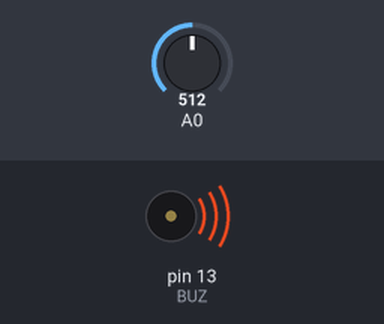
The sketch below on a simulated Arduino Uno, built with avr-gcc and run on an emulated ATmega328P. Parts: buzzer (waves = sounding). Inputs (shaded band) come from the test bench; at power-on: A0 = 512.

Above: at 1.2 s.
1.3 s: A0 set to 0
At 2.2 s:
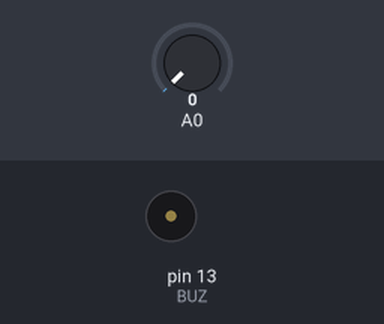
2.8 s: A0 set to 122
At 3.4 s:
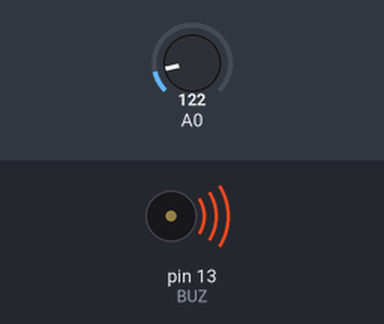
Timing chart, 0 to 5.8 s (numbered marks = the images above; inputs shaded):
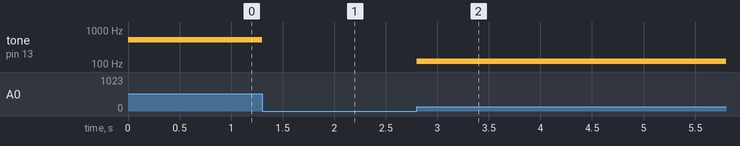

The sketch:

buzzer_analog_read.ino
```cpp
#define BUZ 13

int som = 0;

void setup() {
  pinMode(BUZ, OUTPUT);
}

void loop() {
  som = analogRead(A0);
  tone(BUZ, som);
}
```

Measured:
- after the input at 1.3 s, tone on pin 13 (BUZ): 512 Hz → silent at once
- after the input at 2.8 s, tone on pin 13 (BUZ): silent → 122 Hz at once
